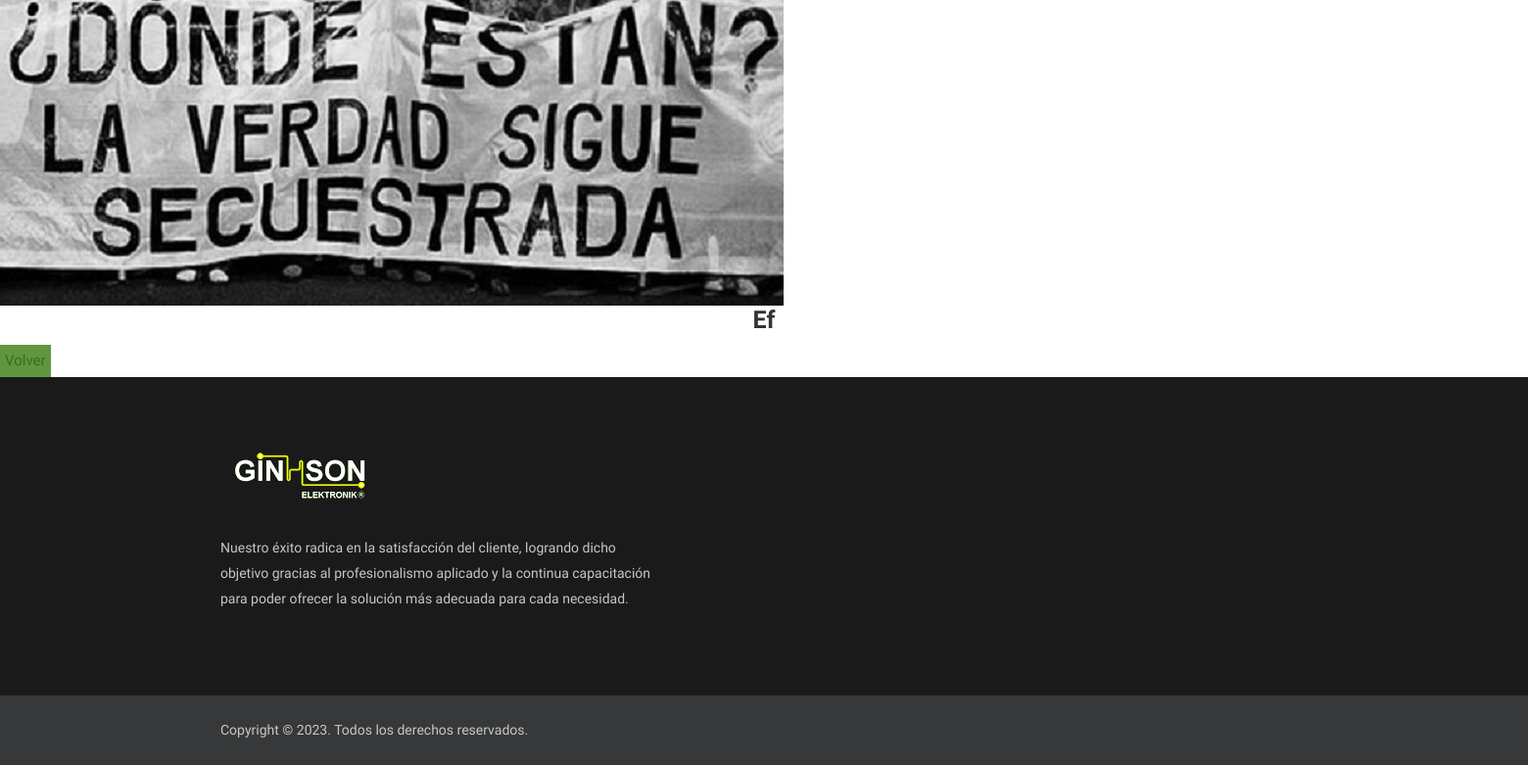
The page /productosIndustria (lower part) on the database as committed earlier.
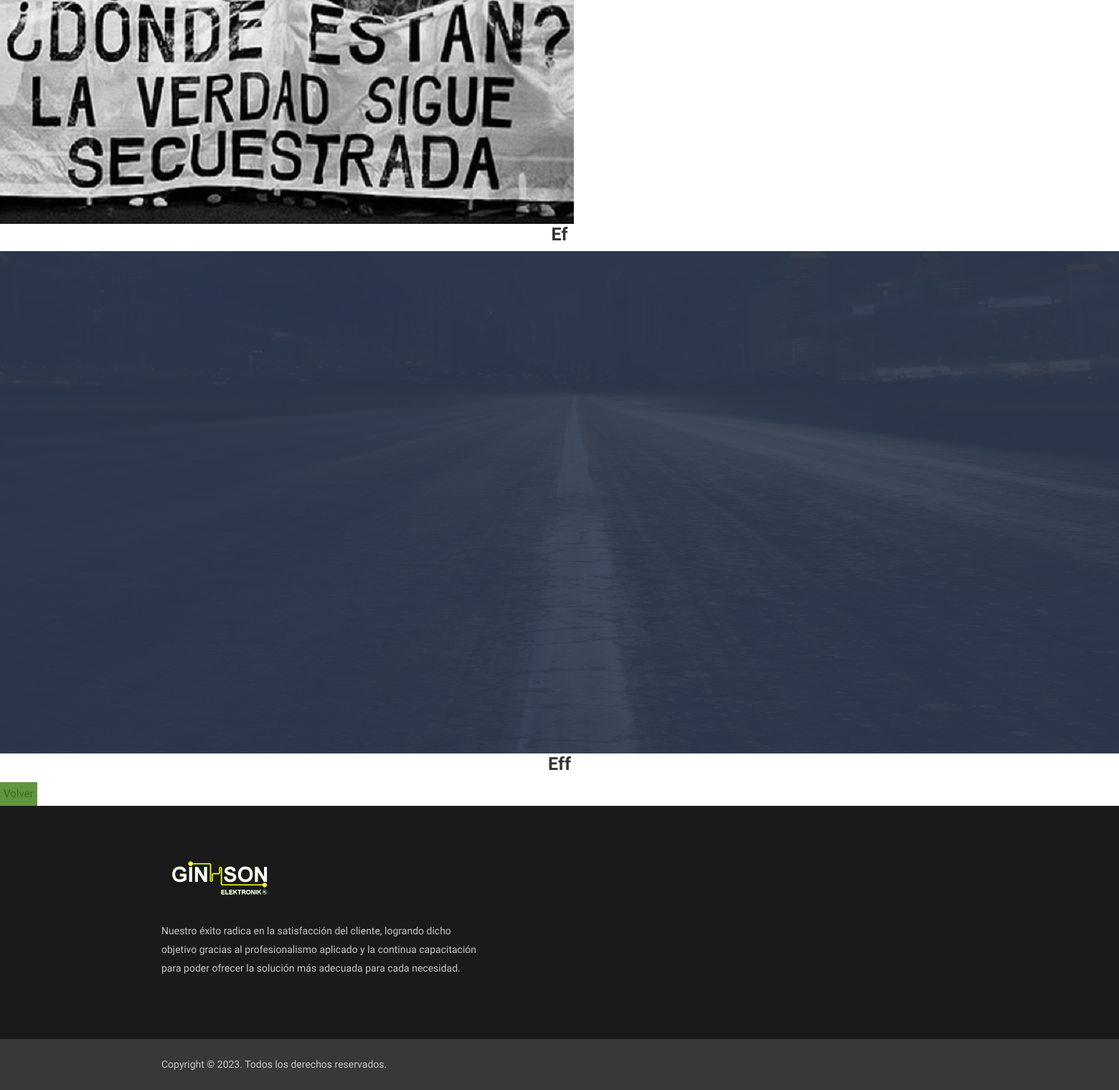
The same page on the database as committed later.
### tables this page shows
CREATE TABLE "Productos" (
	"id_producto"	INTEGER NOT NULL,
	"nombre"	TEXT NOT NULL,
	"linea"	TEXT NOT NULL,
	"descripcion"	BLOB NOT NULL,
	"imagen"	TEXT NOT NULL,
	"informacion"	TEXT NOT NULL,
	"categoria"	TEXT NOT NULL,
	PRIMARY KEY("id_producto" AUTOINCREMENT)
);

### main.py (the view)
@app.route('/productosIndustria', methods=["GET", "POST"])
def productosIndustria():
  conn = sqlite3.connect('ginhsonElektronik.db')
  q = f"""SELECT * FROM Productos WHERE linea = 'Industria' """
  resu = conn.execute(q)
  productos = []
  imagenProducto = []
  for i in resu:
    productos.append(i)
  print(productos)
  for i in productos:
    imagenProducto.append(i[4])
  print(imagenProducto)
  largo = len(productos)
  conn.commit()
  conn.close()
  return render_template('productosIndustria.html', productos = productos, largo = largo, imagenProducto = imagenProducto)

### templates/productosIndustria.html (shortened to what this page needs)
{% extends 'base.html' %}
  {% block content %}
  <br/>  <br/>
  <br/>  <br/>
  <div class="scroollAnimalitos">
    <div class="fondoBlur">
      <br/>  <br/>
      <div class="tablaAnimalitos">
        {% for linea in range (largo) %}
          <form action="{{url_for('productosIndustria')}}" method="POST">
            <div class= "cuadradoAnimalito">
              <img id="productos" class="imagenProductos"  alt="{{ productos[linea][1] }} " onclick="mostrarModal('{{ productos[linea][1] }}');  seleccionar('{{ imagenProducto[linea] }}')" src = "{{ imagenProducto[linea] }}">
              <h2 class="nombreMascota" style="
      text-align: center "> {{ productos[linea][1] }} </h2>
            </div>
              </div >
            {% endfor %}
        </form>
<input type="button" onclick="history.back()" name="Volver" value="Volver" class="botonAdmin"/>
{% endblock content %}

### templates/base.html (shortened to what this page needs)
<!DOCTYPE html>
<html lang="en">
<head>
  <link rel="stylesheet" type="text/css" href="{{ url_for('static', filename='style.css') }}">
	<link rel="stylesheet" href="plugins/bootstrap/css/bootstrap.min.css">
	<link rel="stylesheet" href="plugins/bootstrap/css/bootstrap-slider.css">
	<link rel="stylesheet" href="https://pro.fontawesome.com/releases/v5.10.0/css/all.css"
 />
	<link href="plugins/slick-carousel/slick/slick.css" rel="stylesheet">
	<link href="plugins/slick-carousel/slick/slick-theme.css" rel="stylesheet">
	<link href="plugins/fancybox/jquery.fancybox.pack.css" rel="stylesheet">
	<link href="plugins/jquery-nice-select/css/nice-select.css" rel="stylesheet">
	<link href="css/style.css" rel="stylesheet">
	<link rel="stylesheet" href="https://cdnjs.cloudflare.com/ajax/libs/animate.css/4.1.1/animate.min.css" />
  <link href="https://cdnjs.cloudflare.com/ajax/libs/font-awesome/5.13.0/css/all.min.css" rel="stylesheet">
</head>
<body class="body-wrapper">
  <main class="cajaContenido" >
      {% block content %}{% endblock content %}
  </main>
	<footer class="footer section section-sm">
		<div class="container">
			<div class="row">
				<div class="col-lg-5 col-md-7 offset-md-1 offset-lg-0">
					<div class="block about">
            <a href="https://www.microchip.com/"><img src="{{ url_for('static', filename='img/logo-footer.png') }}"> </a>
						<p class="alt-color"> Nuestro éxito radica en la satisfacción del cliente, logrando dicho objetivo gracias al profesionalismo aplicado y la continua capacitación para poder ofrecer la solución más adecuada para cada necesidad. </p>
					</div>
				</div>
			</div>
		</div>
	</footer>
	<footer class="footer-bottom">
		<div class="container">
			<div class="row">
				<div class="col-sm-6 col-12">
					<div class="copyright">
						<p>Copyright ©
							. Todos los derechos reservados.
					</div>
				</div>
			</div>
		</div>
  </footer>
</body>
</html>

### static/style.css (style rules this page uses)
* { box-sizing: border-box; padding:0px; margin:0px; }
body { line-height: 1.5; font-family: "Muli", sans-serif; }
html { scroll-behavior: smooth; }
h1, h2, h3, h4, h5, h6 { font-family: "Muli", sans-serif; font-weight: 600; color: #333; }
h2 { font-size: 25px; }
.cajaContenido { transition: 0.3s ease-in-out; }
a { transition: all .3s ease-in 0s; color: #000; }
.section { padding: 100px 0; }
.section-sm { padding: 70px 0; }
.alt-color { color: #c7c7c7; }
.footer { background: #1a1a1a; }
.footer .block.about img { margin-bottom: 25px; }
.footer .block.about p { line-height: 26px; }
.footer-bottom { position: relative; background: #363839; padding: 25px 0; }
.footer-bottom .copyright p { color: #c7c7c7; margin-bottom: 0; }
.alt-color { font-family: "Muli", sans-serif; margin-right: auto; margin-left: auto; text-aling: center; }
.botonAdmin { text-align: center; border: #3c6a20;; font-family: "Muli", sans-serif; margin-top: 2px; font-size: 15px; color: #3c6a20; text-align: center; background-color: #619640; padding: 5px; }

Rows that differ between the two databases and show on the page:
added Productos: imagen (picture), nombre "Eff"
